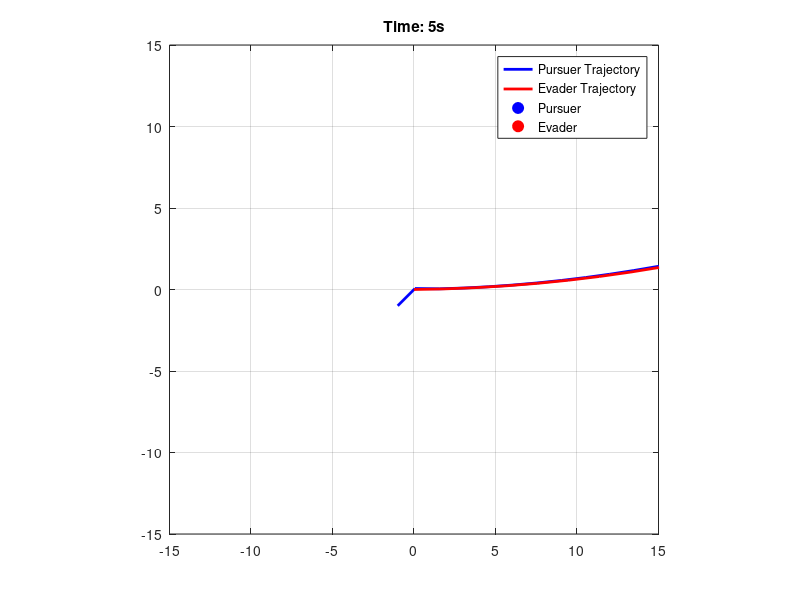
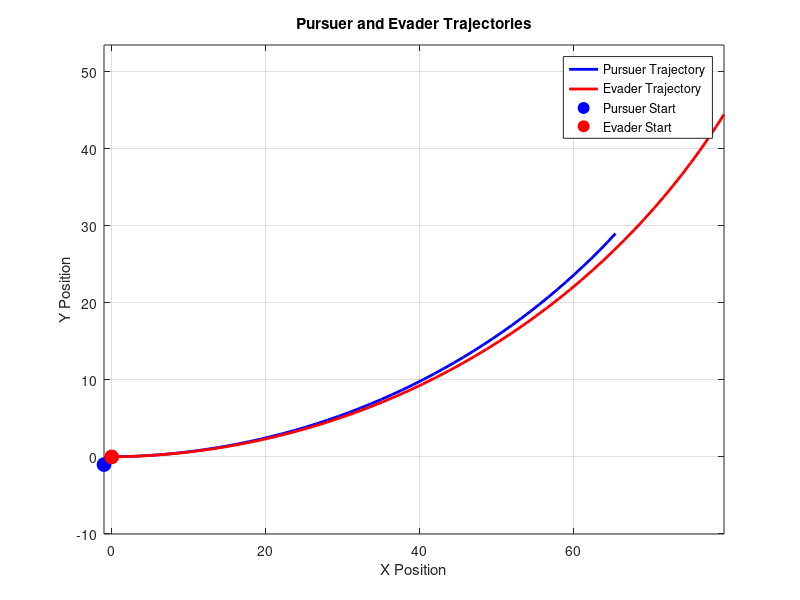

The MATLAB script that drew these images, in order:
clc;
clear;
close all;

% Simulation parameters
dt = 0.1;  % Time step
T = 5;     % Total time for simulation

% Initial positions (x, y, theta)
pursuer_pos = [-1; -1; 0];   % [x; y; theta] for pursuer
evader_pos = [0; 0; 0];  % [x; y; theta] for evader

% Velocities
v_pursuer = 15;  % Velocity of pursuer
v_evader = 19;   % Velocity of evader

% Angular velocities (fixed for simplicity)
omega_pursuer = 0.2;  % Angular velocity of pursuer
omega_evader = 0.2;   % Angular velocity of evader

% Storage for trajectories
pursuer_traj = [];
evader_traj = [];

% Simulation loop
for t = 0:dt:T
    % Store current positions
    pursuer_traj = [pursuer_traj; pursuer_pos(1:2)'];
    evader_traj = [evader_traj; evader_pos(1:2)'];
    
    % Calculate distance between pursuer and evader
    distance = norm(pursuer_pos(1:2) - evader_pos(1:2));
    
    % Break the loop if the pursuer catches the evader
    if distance < 0.1
        disp('Pursuer has caught the evader!');
        break;
    end
    
    % Direction to evader
    direction = atan2(evader_pos(2) - pursuer_pos(2), evader_pos(1) - pursuer_pos(1));
    
    % Update the orientation of the pursuer to follow the evader
    pursuer_pos(3) = direction;
    
    % Update positions based on velocities and orientations
    pursuer_pos(1) = pursuer_pos(1) + v_pursuer * cos(pursuer_pos(3)) * dt;
    pursuer_pos(2) = pursuer_pos(2) + v_pursuer * sin(pursuer_pos(3)) * dt;
    
    % Evader moves in a fixed direction with some noise to make it unpredictable
    evader_pos(3) = evader_pos(3) + omega_evader * dt;
    evader_pos(1) = evader_pos(1) + v_evader * cos(evader_pos(3)) * dt;
    evader_pos(2) = evader_pos(2) + v_evader * sin(evader_pos(3)) * dt;
    
    % Plot positions and trajectories in real-time
    plot(pursuer_traj(:,1), pursuer_traj(:,2), 'b-', 'LineWidth', 2); % Pursuer trajectory
    hold on;
    plot(evader_traj(:,1), evader_traj(:,2), 'r-', 'LineWidth', 2);   % Evader trajectory
    plot(pursuer_pos(1), pursuer_pos(2), 'bo', 'MarkerSize', 10, 'MarkerFaceColor', 'b'); % Current position of pursuer
    plot(evader_pos(1), evader_pos(2), 'ro', 'MarkerSize', 10, 'MarkerFaceColor', 'r');   % Current position of evader
    xlim([-15 15]);
    ylim([-15 15]);
    legend('Pursuer Trajectory', 'Evader Trajectory', 'Pursuer', 'Evader');
    title(['Time: ' num2str(t) 's']);
    grid on;
    axis equal;
    pause(0.01);
    hold off;
end

% If the loop ends without capturing the evader
if distance >= 0.1
    disp('Evader escaped!');
end

% Final plot of the trajectories
figure;
plot(pursuer_traj(:,1), pursuer_traj(:,2), 'b-', 'LineWidth', 2); % Pursuer trajectory
hold on;
plot(evader_traj(:,1), evader_traj(:,2), 'r-', 'LineWidth', 2); % Evader trajectory
plot(pursuer_traj(1,1), pursuer_traj(1,2), 'bo', 'MarkerSize', 10, 'MarkerFaceColor', 'b'); % Initial position of pursuer
plot(evader_traj(1,1), evader_traj(1,2), 'ro', 'MarkerSize', 10, 'MarkerFaceColor', 'r'); % Initial position of evader
legend('Pursuer Trajectory', 'Evader Trajectory', 'Pursuer Start', 'Evader Start');
xlabel('X Position');
ylabel('Y Position');
title('Pursuer and Evader Trajectories');
grid on;
axis equal;